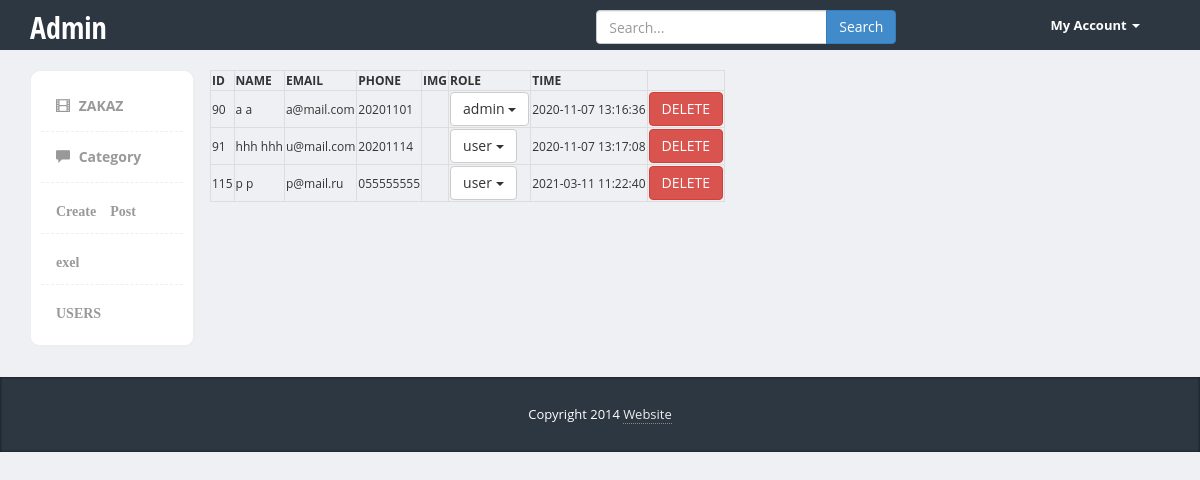
The page /admin/users.php (signed in) on the database its author committed.
### tables this page shows
CREATE TABLE `users` (
  `id` int(11) NOT NULL,
  `first_name` varchar(255) DEFAULT NULL,
  `last_name` varchar(255) DEFAULT NULL,
  `role` enum('user','admin') DEFAULT 'user',
  `gender` enum('Male','Female') DEFAULT NULL,
  `avatar` varchar(255) DEFAULT NULL,
  `email` varchar(255) DEFAULT NULL,
  `password` varchar(255) DEFAULT NULL,
  `phone` varchar(64) DEFAULT NULL,
  `created_at` timestamp NULL DEFAULT CURRENT_TIMESTAMP
);

### admin/users.php (the view, shortened to what this page needs)
<?php
include '../config/connect.php';
include "layout/header.php";
$select = "SELECT * FROM `users` ";
$query = mysqli_query($connect, $select);
for ($data = []; $row = mysqli_fetch_assoc($query); $data[] = $row);
?>
    <div class="container">
        <div class="row">
                <table class="table-bordered">
                    <tr>
                        <th>ID</th>
                        <th>NAME</th>
                        <th>EMAIL</th>
                        <th>PHONE</th>
                        <th>IMG</th>
                        <th>ROLE</th>
                        <th>TIME</th>
                    </tr>
                <?
                foreach($data as $el):?>
                <tr>
                    <td><?=$el['id']?></td>
                    <td><?=$el['first_name']." ".$el['last_name'] ?></td>
                    <td><?=$el['email']?></td>
                    <td><?=$el['phone']?></td>
                    <td>
                    </td>
                    <td>
                        <div class="dropdown">
                            <button class="btn btn-default dropdown-toggle" type="button" data-toggle="dropdown"><?=$el['role']?>
                            <span class="caret"></span></button>
                        </div>
                    </td>
                    <td><?=$el['created_at']?></td>
                    <td><a class="btn btn-danger" href="deleteUser.php?id=<?=$el['id']?>">DELETE</a></td>
                </tr>
                <?
                endforeach;
                ?>
                </table>
             </div>
            </div>
<?php include "layout/footer.php"; ?>

### admin/layout/header.php (shortened to what this page needs)
<!DOCTYPE html>
<html>
<head>
    <link href="bootstrap/css/bootstrap.min.css" rel="stylesheet">
    <link href="css/styles.css" rel="stylesheet">
</head>
<body>
<div class="header">
    <div class="container">
        <div class="row">
            <div class="col-md-5">
                <div class="logo">
                    <h1><a href="index.php"> Admin </a></h1>
                </div>
            </div>
            <div class="col-md-5">
                <div class="row">
                    <div class="col-lg-12">
                        <div class="input-group form">
                            <input type="text" class="form-control" placeholder="Search...">
                            <span class="input-group-btn">
	                         <button class="btn btn-primary" type="button">Search</button>
	                       </span>
                        </div>
                    </div>
                </div>
            </div>
            <div class="col-md-2">
                <div class="navbar navbar-inverse" role="banner">
                    <nav class="collapse navbar-collapse bs-navbar-collapse navbar-right" role="navigation">
                        <ul class="nav navbar-nav">
                            <li class="dropdown">
                                <a href="#" class="dropdown-toggle" data-toggle="dropdown">My Account <b class="caret"></b></a>
                            </li>
                        </ul>
                    </nav>
                </div>
            </div>
        </div>
    </div>
</div>
<div class="page-content">
    <div class="container">
    <div class="row">
        <div class="col-md-2">
            <div class="sidebar content-box" style="display: block;">
                <ul class="nav">
                    <li><a href="gallery"><i class="glyphicon glyphicon-film"></i> ZAKAZ</a></li>
                    <li><a href="category"><i class="glyphicon glyphicon-comment"></i> Category</a></li>
                    <li><a  class="glyphicon" href="editor">Create Post</a></li>
                    <li><a  class="glyphicon" href="addfile">exel</a></li>
                    <li><a  class="glyphicon" href="users">USERS</a></li>
                </ul>
            </div>
        </div>

### admin/layout/footer.php (shortened to what this page needs)
</div>
</div>
<footer>
    <div class="container">
        <div class="copy text-center">
            Copyright 2014 <a href='#'>Website</a>
        </div>
    </div>
</footer>
</body>
</html>

### admin/css/styles.css (style rules this page uses)
body { font-family: 'Open Sans', sans-serif; background-color: #f7f7f7; position: relative; margin: 0px; font-size: 12px; padding: 0px; }
footer { background-color:#2c3742; box-shadow:inset 0px 0px 3px #111; color:#fff; font-size:14px; line-height:25px; padding:10px 0px 10px 0px; bottom: 0px; }
footer a { color:#eee; text-decoration:none; border-bottom:1px dotted #888; }
footer .copy { font-size:13px; margin:15px 0px; }
.header { height:50px; background-color: #2c3742; }
.header .logo h1 { font-size:30px; margin:0px; padding:10px 0px; }
.header .logo h1 a { color:#fff; font-family: 'Open Sans Condensed', sans-serif; }
.header .form { margin-top:10px; width:100%; max-width:300px; margin:10px auto; }
.header .navbar * { box-shadow:none !important; }
.header .navbar { background:none !important; border:0px !important; }
.header .navbar .nav > li > a { color:#fff !important; font-size:13px !important; border-bottom:0px !important; margin-top:0px !important; font-weight:bold; }
.header .navbar-collapse { border:0px !important; }
.header .navbar-nav .caret { border-top-color:#fff !important; border-bottom-color:#fff !important; }
.content-box, .content-box-large { margin-bottom:30px; background:#fff; border-radius:10px; padding:10px; border-left:1px solid #eee; border-top:1px solid #eee; border-right:2px solid #eee; border-bottom:2px solid #eee; }
.sidebar ul.nav, .sidebar ul.nav ul { list-style: none; padding: 0px; margin: 0px; }
.sidebar .nav > li { margin: 0; border-bottom:1px dashed #eee; }
.sidebar .nav > li:last-child { border-bottom:0px; }
.sidebar .nav > li > a { font-size: 14px; line-height: 20px; padding: 15px 15px; color: #999; display: block; font-weight:bold; background:none; text-decoration: none; border-top:0px; font-weight:bold; }
.sidebar .nav > li > a > i { margin-right:5px; }
body { background-color: #eff0f3; }

### rows shown on the page
users: id "90", first_name "a", last_name "a", email "a@mail.com", phone "20201101", role "admin", created_at "2020-11-07 13:16:36"
users: id "91", first_name "hhh", last_name "hhh", email "u@mail.com", phone "20201114", role "user", created_at "2020-11-07 13:17:08"
users: id "115", first_name "p", last_name "p", email "p@mail.ru", phone "055555555", role "user", created_at "2021-03-11 11:22:40"
